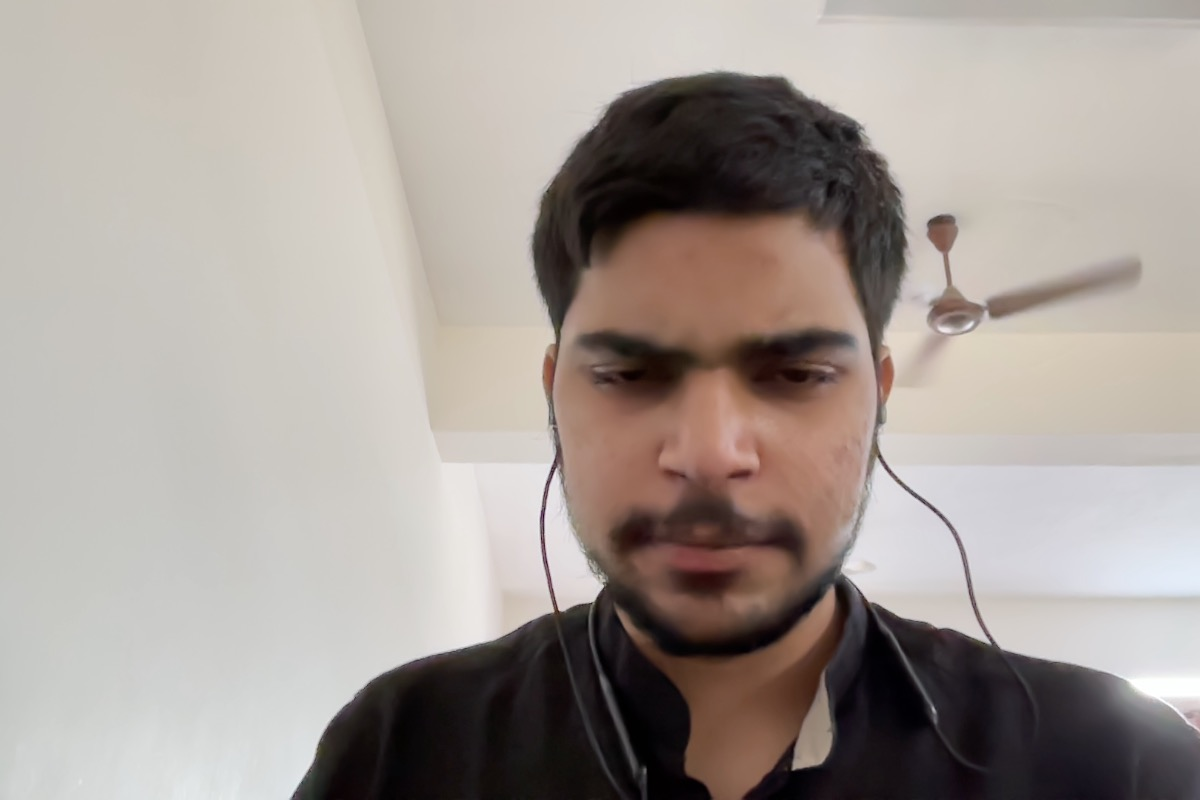
#> input picture image_1.jpg, 1200 x 800 px
$ python Set_Operations.py
#> lines starting #> are read from the running program, lines starting #| are printed output that depends on the picture
import cv2 as cv
import numpy as np
import matplotlib.pyplot as plt


def union_images():
    image_1 = cv.imread("image_1.jpg", cv.IMREAD_COLOR)
    image_2 = cv.imread("image_2.jpg", cv.IMREAD_COLOR)
    if image_1.shape != image_2.shape:
        print("Images are not the same size, resizing...")
        image_2 = cv.resize(image_2, (image_1.shape[1], image_1.shape[0]))

    result_add_images = cv.bitwise_or(image_1, image_2)

    return result_add_images

def intersection_images():
    image_1 = cv.imread("image_1.jpg", cv.IMREAD_COLOR)
    image_2 = cv.imread("image_2.jpg", cv.IMREAD_COLOR)

    if image_1.shape != image_2.shape:
        print("Images are not the same size, resizing...")
        image_2 = cv.resize(image_2, (image_1.shape[1], image_1.shape[0]))

    result_subtract_images = cv.bitwise_and(image_1, image_2)
    return result_subtract_images

def negation_images():
    image_1 = cv.imread("image_1.jpg", cv.IMREAD_COLOR)
#> image_1 is the input picture: shape (800, 1200, 3); mean B, G, R 150.6, 156.4, 165.2
    image_2 = cv.imread("image_2.jpg", cv.IMREAD_COLOR)
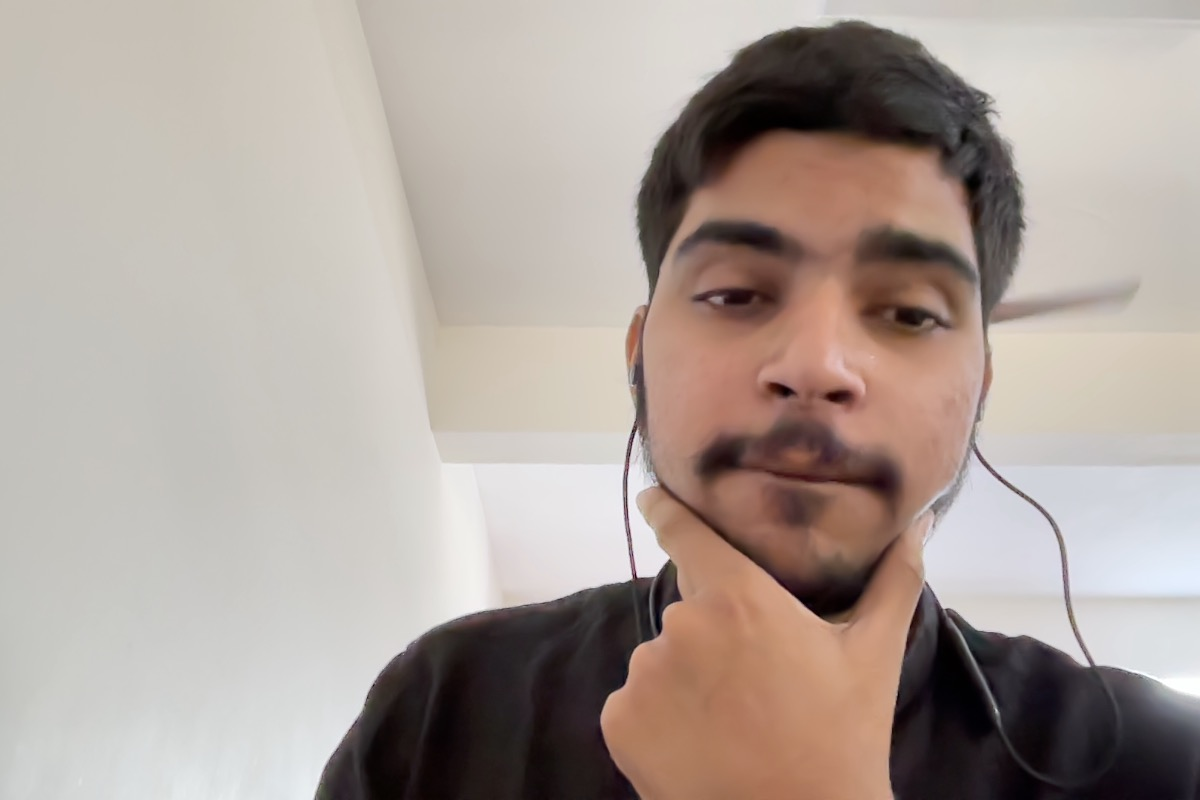
#> input picture image_2.jpg, 1200 x 800 px
#> image_2 is the input picture: shape (800, 1200, 3); mean B, G, R 153.9, 161, 173

    if image_1.shape != image_2.shape:
        print("Images are not the same size, resizing...")
        image_2 = cv.resize(image_2, (image_1.shape[1], image_1.shape[0]))

    result_multiplied_images = cv.bitwise_not(image_1, image_2)
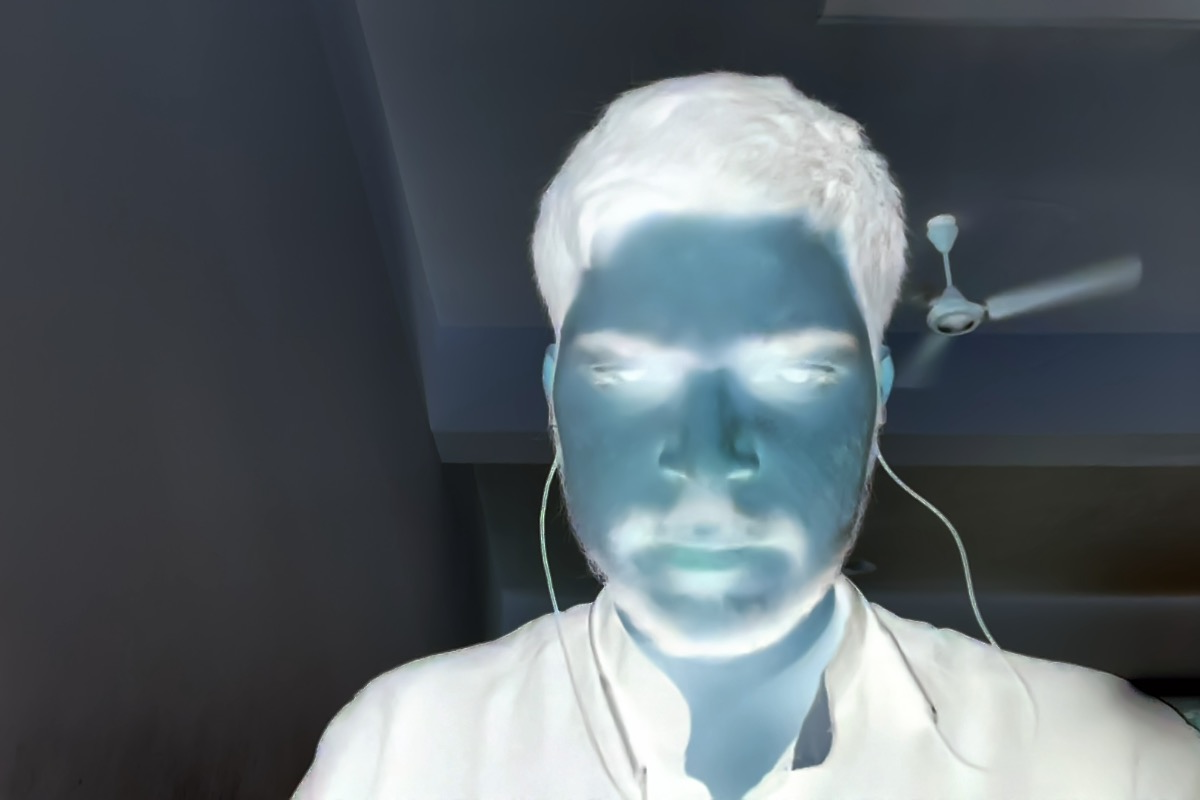
#> result_multiplied_images: shape (800, 1200, 3); mean B, G, R 104.4, 98.6, 89.8
    return result_multiplied_images

def inverter_images():
    image_1 = cv.imread("image_1.jpg", cv.IMREAD_COLOR)
    image_2 = cv.imread("image_2.jpg", cv.IMREAD_COLOR)

    if image_1.shape != image_2.shape:
        print("Images are not the same size, resizing...")
        image_2 = cv.resize(image_2, (image_1.shape[1], image_1.shape[0]))

    result_divided_images = cv.bitwise_xor(image_1, image_2)
    return result_divided_images

result = negation_images()

result_rgb = cv.cvtColor(result, cv.COLOR_BGR2RGB)

plt.imshow(result_rgb)
plt.axis('off')
plt.show()
